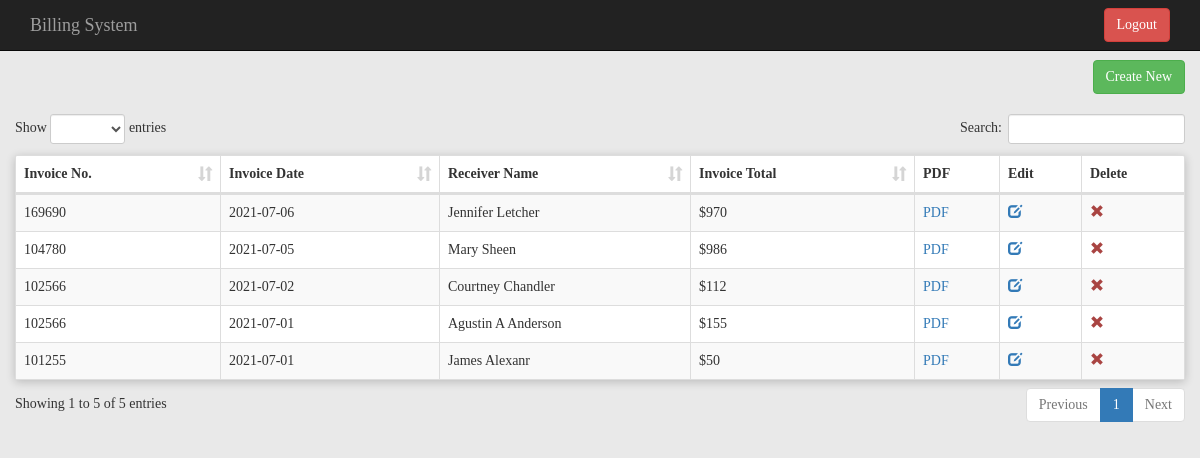
/invoice.php (signed in), run on the app's committed database.
### tables this page shows
CREATE TABLE `inv_order` (
  `order_id` int(11) NOT NULL,
  `order_no` varchar(50) NOT NULL,
  `order_date` date NOT NULL,
  `order_receiver_name` varchar(250) NOT NULL,
  `order_receiver_address` text NOT NULL,
  `order_total_before_tax` decimal(10,0) NOT NULL,
  `order_total_tax1` decimal(10,0) NOT NULL,
  `order_total_tax2` decimal(10,0) NOT NULL,
  `order_total_tax3` decimal(10,0) NOT NULL,
  `order_total_tax` decimal(10,0) NOT NULL,
  `order_total_after_tax` int(11) NOT NULL,
  `order_datetime` int(11) NOT NULL
);

### invoice.php (the view, shortened to what this page needs)
<?php
  include('db_config.php');
  if(isset($_SESSION["username"]))
  {
try{
  $statement = $connect->prepare("SELECT * FROM inv_order ORDER BY order_id DESC");
  $statement->execute();
  $all_result = $statement->fetchAll();
  $total_rows = $statement->rowCount();
}catch(PDOException $e)
    {
    echo "Error: " . $e->getMessage();
    }
?>
<!DOCTYPE html>
<html lang="en">
  <head>
    <link rel="stylesheet" href="css/bootstrap.min.css">
    <link rel="stylesheet" href="css/dataTables.bootstrap.min.css">
    <link rel="stylesheet" href="css/bootstrap-datepicker.css">
    <link rel="stylesheet" href="css/invoice.css">
  </head>
  <body style="background: rgb(233, 233, 233); font-family: Segoe UI light;">
    <div class="container-fluid">
        <br>
      <?php
      if(isset($_GET["add"]))
      {
      ?>
      <form method="post" id="invoice_form">
        <div class="table-responsive">
            <nav class="navbar navbar-default card">
          <div class="container-fluid">
            <div class="navbar-header" >
              <a class=" navbar-brand" href="invoice.php?add=1">Billing System</a>
            </div>
          </div>
        </nav>
          <table class="table table-bordered card">
            <tr>
                <td colspan="2">
                  <div class="row">
                    <div class="col-md-8">
                        <b>RECEIVER (BILL TO) INFORMATION</b><br />
                        <div class="form-group">
                        <input type="text" name="order_receiver_name" id="order_receiver_name" class="form-control input-sm" placeholder="Enter Receiver Name" />
                        </div>
                        <div class="form-group">
                        <textarea name="order_receiver_address" id="order_receiver_address" class="form-control" placeholder="Enter Billing Address"></textarea>
                        </div>
                    </div>
                    <div class="col-md-4">
                      <b>INVOICE DETAILS</b><br />
                      <div class="form-group">
                      <input type="text" name="order_no" id="order_no" class="form-control input-sm number_only" maxlength="6" placeholder="Enter Invoice No." />
                      </div>
                      <div class="form-group">
                      <input type="text" name="order_date" id="order_date" class="form-control input-sm" readonly placeholder="Select Invoice Date" />
                      </div>
                    </div>
                  </div>
                  <br />
                  <table id="invoice-item-table" class="table table-bordered table-hover table-striped">
                    <tr>
                      <th width="5%">S/N.</th>
                      <th width="20%">Item Name</th>
                      <th width="10%">Quantity</th>
                      <th width="10%">Price($)</th>
                      <th width="10%">Actual Amt.</th>
                      <th width="12.5%" colspan="2">Tax1 (%)</th>
                      <th width="12.5%" colspan="2">Tax2 (%)</th>
                      <th width="12.5%" colspan="2">Tax3 (%)</th>
                      <th width="12.5%" rowspan="2">Total</th>
                      <th width="3%" rowspan="2"></th>
                    </tr>
                    <tr>
                      <th></th>
                      <th></th>
                      <th></th>
                      <th></th>
                      <th></th>
                      <th>Rate</th>
                      <th>Amt.</th>
                      <th>Rate</th>
                      <th>Amt.</th>
                      <th>Rate</th>
                      <th>Amt.</th>
                    </tr>
                    <tr>
                      <td><span id="sr_no">1</span></td>
                      <td><input type="text" name="item_name[]" id="item_name1" class="form-control input-sm" /></td>
                      <td><input type="text" name="order_item_quantity[]" id="order_item_quantity1" data-srno="1" class="form-control input-sm order_item_quantity" /></td>
                      <td><input type="text" name="order_item_price[]" id="order_item_price1" data-srno="1" class="form-control input-sm number_only order_item_price" /></td>
                      <td><input type="text" name="order_item_actual_amount[]" id="order_item_actual_amount1" data-srno="1" class="form-control input-sm order_item_actual_amount" readonly /></td>
                      <td><input type="text" name="order_item_tax1_rate[]" id="order_item_tax1_rate1" data-srno="1" class="form-control input-sm number_only order_item_tax1_rate" /></td>
                      <td><input type="text" name="order_item_tax1_amount[]" id="order_item_tax1_amount1" data-srno="1" readonly class="form-control input-sm order_item_tax1_amount" /></td>
                      <td><input type="text" name="order_item_tax2_rate[]" id="order_item_tax2_rate1" data-srno="1" class="form-control input-sm number_only order_item_tax2_rate" /></td>
                      <td><input type="text" name="order_item_tax2_amount[]" id="order_item_tax2_amount1" data-srno="1" readonly class="form-control input-sm order_item_tax2_amount" /></td>
                      <td><input type="text" name="order_item_tax3_rate[]" id="order_item_tax3_rate1" data-srno="1" class="form-control input-sm number_only order_item_tax3_rate" /></td>
                      <td><input type="text" name="order_item_tax3_amount[]" id="order_item_tax3_amount1" data-srno="1" readonly class="form-control input-sm order_item_tax3_amount" /></td>
                      <td><input type="text" name="order_item_final_amount[]" id="order_item_final_amount1" data-srno="1" readonly class="form-control input-sm order_item_final_amount" /></td>
                      <td></td>
                    </tr>
                  </table>
                  <div align="right">
                    <button type="button" name="add_row" id="add_row" class="btn btn-success">+</button>
                  </div>
                </td>
              </tr>
              <tr>
                <td align="right"><b>Total</b></td>
                <td align="right"><b><span id="final_total_amt"></span></b></td>
              </tr>
              <tr>
                <td colspan="2"></td>
              </tr>
              <tr>
                <td colspan="2" align="center">
                  <input type="hidden" name="total_item" id="total_item" value="1" />
                  <input type="submit" name="create_invoice" id="create_invoice" class="btn btn-success" value="Create" />
                </td>
              </tr>
          </table>
        </div>
      </form>
      <script>
      $(document).ready(function(){
        var final_total_amt = $('#final_total_amt').text();
        var count = 1;
        $(document).on('click', '#add_row', function(){
          count++;
          $('#total_item').val(count);
          var html_code = '';
          html_code += '<tr id="row_id_'+count+'">';
          html_code += '<td><span id="sr_no">'+count+'</span></td>';
          html_code += '<td><input type="text" name="item_name[]" id="item_name'+count+'" class="form-control input-sm" /></td>';
          html_code += '<td><input type="text" name="order_item_quantity[]" id="order_item_quantity'+count+'" data-srno="'+count+'" class="form-control input-sm number_only order_item_quantity" /></td>';
          html_code += '<td><input type="text" name="order_item_price[]" id="order_item_price'+count+'" data-srno="'+count+'" class="form-control input-sm number_only order_item_price" /></td>';
          html_code += '<td><input type="text" name="order_item_actual_amount[]" id="order_item_actual_amount'+count+'" data-srno="'+count+'" class="form-control input-sm order_item_actual_amount" readonly /></td>';
          html_code += '<td><input type="text" name="order_item_tax1_rate[]" id="order_item_tax1_rate'+count+'" data-srno="'+count+'" class="form-control input-sm number_only order_item_tax1_rate" /></td>';
          html_code += '<td><input type="text" name="order_item_tax1_amount[]" id="order_item_tax1_amount'+count+'" data-srno="'+count+'" readonly class="form-control input-sm order_item_tax1_amount" /></td>';
          html_code += '<td><input type="text" name="order_item_tax2_rate[]" id="order_item_tax2_rate'+count+'" data-srno="'+count+'" class="form-control input-sm number_only order_item_tax2_rate" /></td>';
          html_code += '<td><input type="text" name="order_item_tax2_amount[]" id="order_item_tax2_amount'+count+'" data-srno="'+count+'" readonly class="form-control input-sm order_item_tax2_amount" /></td>';
          html_code += '<td><input type="text" name="order_item_tax3_rate[]" id="order_item_tax3_rate'+count+'" data-srno="'+count+'" class="form-control input-sm number_only order_item_tax3_rate" /></td>';
          html_code += '<td><input type="text" name="order_item_tax3_amount[]" id="order_item_tax3_amount'+count+'" data-srno="'+count+'" readonly class="form-control input-sm order_item_tax3_amount" /></td>';
          html_code += '<td><input type="text" name="order_item_final_amount[]" id="order_item_final_amount'+count+'" data-srno="'+count+'" readonly class="form-control input-sm order_item_final_amount" /></td>';
          html_code += '<td><button type="button" name="remove_row" id="'+count+'" class="btn btn-danger btn-xs remove_row">X</button></td>';
          html_code += '</tr>';
          $('#invoice-item-table').append(html_code);
        });
        $(document).on('click', '.remove_row', function(){
          var row_id = $(this).attr("id");
          var total_item_amount = $('#order_item_final_amount'+row_id).val();
          var final_amount = $('#final_total_amt').text();
          var result_amount = parseFloat(final_amount) - parseFloat(total_item_amount);
          $('#final_total_amt').text(result_amount);
          $('#row_id_'+row_id).remove();
          count--;
          $('#total_item').val(count);
        });
        function cal_final_total(count)
        {
          var final_item_total = 0;
          for(j=1; j<=count; j++)
          {
            var quantity = 0;
            var price = 0;
            var actual_amount = 0;
            var tax1_rate = 0;
            var tax1_amount = 0;
            var tax2_rate = 0;
            var tax2_amount = 0;
            var tax3_rate = 0;
            var tax3_amount = 0;
            var item_total = 0;
            quantity = $('#order_item_quantity'+j).val();
            if(quantity > 0)
            {
              price = $('#order_item_price'+j).val();
              if(price > 0)
              {
                actual_amount = parseFloat(quantity) * parseFloat(price);
                $('#order_item_actual_amount'+j).val(actual_amount);
                tax1_rate = $('#order_item_tax1_rate'+j).val();
                if(tax1_rate > 0)
                {
                  tax1_amount = parseFloat(actual_amount)*parseFloat(tax1_rate)/100;
                  $('#order_item_tax1_amount'+j).val(tax1_amount);
                }
                tax2_rate = $('#order_item_tax2_rate'+j).val();
                if(tax2_rate > 0)
                {
                  tax2_amount = parseFloat(actual_amount)*parseFloat(tax2_rate)/100;
                  $('#order_item_tax2_amount'+j).val(tax2_amount);
                }
                tax3_rate = $('#order_item_tax3_rate'+j).val();
                if(tax3_rate > 0)
                {
                  tax3_amount = parseFloat(actual_amount)*parseFloat(tax3_rate)/100;
                  $('#order_item_tax3_amount'+j).val(tax3_amount);
                }
                item_total = parseFloat(actual_amount) + parseFloat(tax1_amount) + parseFloat(tax2_amount) + parseFloat(tax3_amount);
                final_item_total = parseFloat(final_item_total) + parseFloat(item_total);
                $('#order_item_final_amount'+j).val(item_total);
              }
            }
          }
          $('#final_total_amt').text(final_item_total);
        }
        $(document).on('blur', '.order_item_price', function(){
          cal_final_total(count);
        });
        $(document).on('blur', '.order_item_tax1_rate', function(){
          cal_final_total(count);
        });
        $(document).on('blur', '.order_item_tax2_rate', function(){
          cal_final_total(count);
        });
        $(document).on('blur', '.order_item_tax3_rate', function(){
          cal_final_total(count);
        });
        $('#create_invoice').click(function(){
          if($.trim($('#order_receiver_name').val()).length == 0)
          {
            alert("Please Enter Reciever Name");
            return false;
          }
          if($.trim($('#order_no').val()).length == 0)
          {
            alert("Please Enter Invoice Number");
            return false;
          }
          if($.trim($('#order_date').val()).length == 0)
          {
            alert("Please Select Invoice Date");
            return false;
          }
          for(var no=1; no<=count; no++)
          {
            if($.trim($('#item_name'+no).val()).length == 0)
            {
              alert("Please Enter Item Name");
              $('#item_name'+no).focus();
              return false;
            }
            if($.trim($('#order_item_quantity'+no).val()).length == 0)
            {
              alert("Please Enter Quantity");
              $('#order_item_quantity'+no).focus();
              return false;
            }
            if($.trim($('#order_item_price'+no).val()).length == 0)
            {
              alert("Please Enter Price");
              $('#order_item_price'+no).focus();
              return false;
            }
          }
          $('#invoice_form').submit();
        });
      });
      </script>
      <?php
      }
      else
      {
      ?>
        <nav class="navbar navbar-inverse navbar-fixed-top">
      <div class="container">
        <div class="navbar-header">
          <a class="navbar-brand" href="#">Billing System</a>
        </div>
        <div id="navbar" class="navbar-collapse collapse">
          <form class="navbar-form navbar-right">
            <a href="logout.php"><button type="button" class="btn btn-danger">Logout</button></a>
          </form>
        </div>
       </div>
    </nav>
    <br />
      <br />
      <div align="right">
        <a href="invoice.php?add=1" class="btn btn-success">Create New</a>
      </div>
      <br />
      <table id="data-table" class="table table-bordered table-striped card table-hover">
        <thead>
          <tr>
            <th>Invoice No.</th>
            <th>Invoice Date</th>
            <th>Receiver Name</th>
            <th>Invoice Total</th>
            <th>PDF</th>
            <th>Edit</th>
            <th>Delete</th>
          </tr>
        </thead>
        <?php
        if($total_rows > 0)
        {
          foreach($all_result as $row)
          {
            echo '
              <tr>
                <td>'.$row["order_no"].'</td>
                <td>'.$row["order_date"].'</td>
                <td>'.$row["order_receiver_name"].'</td>
                <td>$'.$row["order_total_after_tax"].'</td>
                <td><a href="printInvoice.php?pdf=1&id='.$row["order_id"].'">PDF</a></td>
                <td><a href="invoice.php?update=1&id='.$row["order_id"].'"><span class="glyphicon glyphicon-edit"></span></a></td>
                <td><a href="#" id="'.$row["order_id"].'" class="delete text-danger"><span class="glyphicon glyphicon-remove"></span></a></td>
              </tr>
            ';
          }
        }
        ?>
      </table>
      <?php
      }
      ?>
    </div>
    <br>
  </body>
</html>
<?php }
  else
  {
       header("location:index.php");
  } ?>

### css/invoice.css (style rules this page uses)
.card { background: #fff; min-height: 50px; box-shadow: 0 2px 10px rgba(0, 0, 0, 0.2); position: relative; margin-bottom: 30px; -webkit-border-radius: 2px; -moz-border-radius: 2px; -ms-border-radius: 2px; border-radius: 2px; }
a { text-decoration: none; }

### data on the page
inv_order: order_no "169690", order_date "2021-07-06", order_receiver_name "Jennifer Letcher", order_total_after_tax "970"
inv_order: order_no "104780", order_date "2021-07-05", order_receiver_name "Mary Sheen", order_total_after_tax "986"
inv_order: order_no "102566", order_date "2021-07-02", order_receiver_name "Courtney Chandler", order_total_after_tax "112"
inv_order: order_no "102566", order_date "2021-07-01", order_receiver_name "Agustin A Anderson", order_total_after_tax "155"
inv_order: order_no "101255", order_date "2021-07-01", order_receiver_name "James Alexanr", order_total_after_tax "50"
